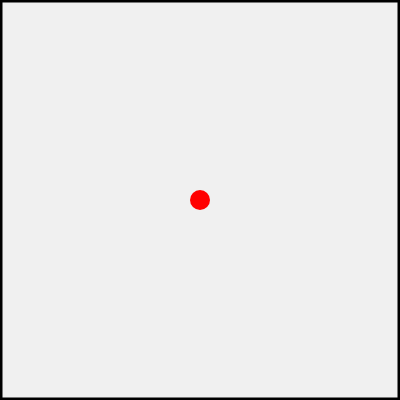
Frame 1 (no input)
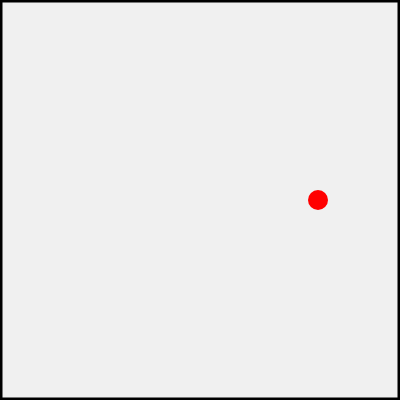
Frame 60 (no input)
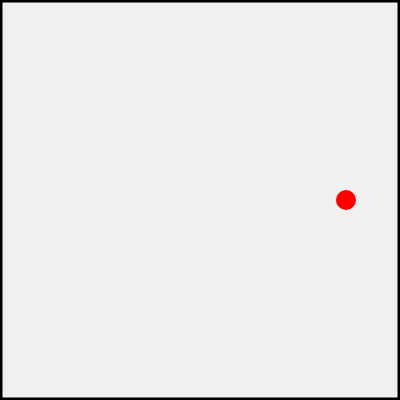
Frame 120 (the mouse pressed at the canvas centre since frame 60)

The p5.js sketch that drew these frames (run headless with seeded random() and noise() and a simulated clock; from frame 60 on, the mouse is pressed at the canvas centre):

// p5.js sketch
// ── sketch.js
// http://www.ac-grenoble.fr/disciplines/informatiquelycee/p5_base_a6.html
// animation : disque rouge rebondissant sur un bord

var x;
var v;
var rayon;
function setup()
{
  createCanvas(400,400);
  noStroke();
  fill(255,0,0);
  x=width/2;
  v=2;
  rayon=20;
  frameRate(60); // frame par seconde
}

function draw()
{
  background(240);
  push();
  stroke(0,0,0);
  strokeWeight(5);
  noFill();
  rect(0,0,width,height);
  pop();
  ellipse(x,height/2,rayon,rayon);
  if ((x<rayon/2) || (x>width-rayon/2))
  {
  	v=-v;
  }
  x=x+v;
}
